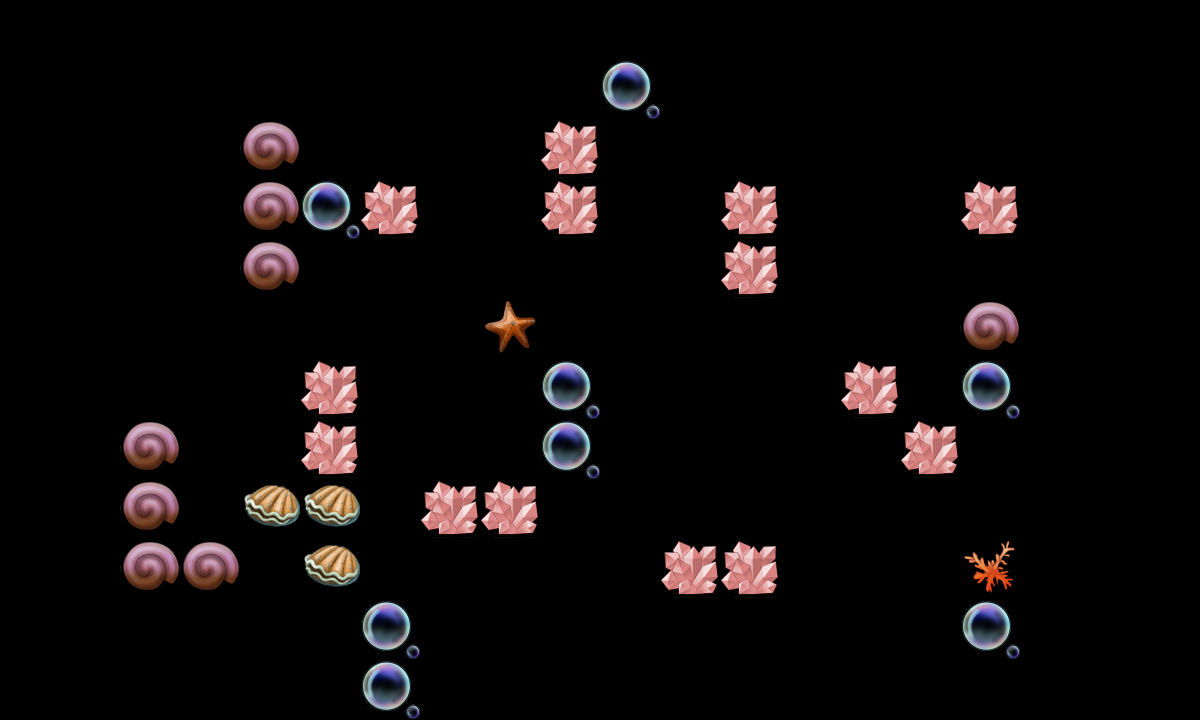

A 2D game scene composited from a Tiled map and its tileset images. What follows is a short description and the map's XML, with each tile layer's data collapsed to a summary:
An orthogonal 20x12 tile map with 60x60 px tiles, 2 tile layers (canDes, cannotDes) and 15 objects (re3, re1, re2, tankpoint, re4, ...).

<map version="1.0" orientation="orthogonal" width="20" height="12" tilewidth="60" tileheight="60">
 <tileset firstgid="1" name="tmw_desert_spacing" tilewidth="60" tileheight="60">
  <image source="tmw_desert_spacing.png" width="480" height="300" />
  <tile id="30">
   <properties>
    <property name="canDes" value="1" />
   </properties>
  </tile>
 </tileset>
 <layer name="canDes" width="20" height="12">
  <data>[240 cells, 21 non-empty, 5 distinct tile ids]</data>
 </layer>
 <layer name="cannotDes" width="20" height="12">
  <data>[240 cells, 14 non-empty, 1 distinct tile ids]</data>
 </layer>
 <objectgroup name="spawnPoints" width="20" height="12">
  <object name="re3" x="900" y="60" width="60" height="60" />
  <object name="re1" x="780" y="120" width="60" height="60" />
  <object name="re2" x="420" y="360" width="60" height="60" />
  <object name="tankpoint" x="540" y="600" width="60" height="60" />
  <object name="re4" x="360" y="60" width="60" height="60" />
  <object name="re5" x="840" y="240" width="60" height="60" />
  <object name="re6" x="856" y="579" width="56" height="60" />
 </objectgroup>
 <objectgroup name="roadPoints" width="20" height="12" visible="0">
  <object name="p3" x="598" y="242" width="60" height="60" />
  <object name="p4" x="602" y="58" width="60" height="60" />
  <object name="p1" x="302" y="240" width="60" height="60" />
  <object name="p2" x="302" y="598" width="60" height="60" />
 </objectgroup>
 <objectgroup name="bossPoint" width="20" height="12">
  <object name="boss1" x="690" y="388" width="60" height="60" />
 </objectgroup>
 <objectgroup name="buildingPoint" width="20" height="12" visible="0">
  <object name="building1" x="1022" y="540" width="60" height="60" />
 </objectgroup>
 <objectgroup name="endPoint" width="20" height="12">
  <object name="endpoint" x="540" y="300" width="60" height="60" />
 </objectgroup>
 <objectgroup name="morePoint" width="20" height="12">
  <object name="morepoint" x="180" y="360" width="60" height="60" />
 </objectgroup>
</map>
